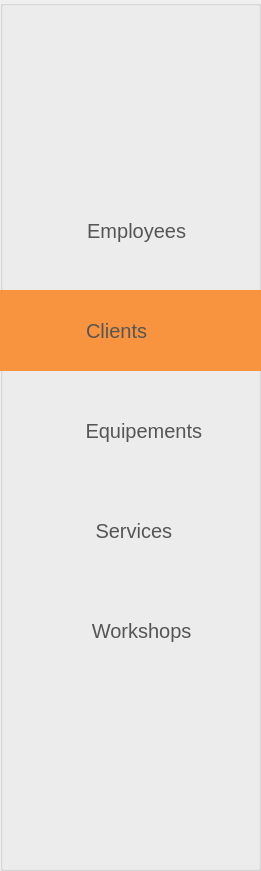
     <widget class="QGroupBox" name="groupBox_4">
      <property name="geometry">
       <rect>
        <x>-20</x>
        <y>-10</y>
        <width>261</width>
        <height>871</height>
       </rect>
      </property>
      <property name="styleSheet">
       <string notr="true">#groupBox_4{
background:white;}</string>
      </property>
      <property name="title">
       <string/>
      </property>
      <widget class="QLabel" name="label_35">
       <property name="geometry">
        <rect>
         <x>50</x>
         <y>50</y>
         <width>181</width>
         <height>81</height>
        </rect>
       </property>
       <property name="text">
        <string/>
       </property>
       <property name="pixmap">
        <pixmap resource="image.qrc">:/image/ressource/fix-it.png</pixmap>
       </property>
       <property name="scaledContents">
        <bool>true</bool>
       </property>
      </widget>
      <widget class="QPushButton" name="pushButton_29">
       <property name="geometry">
        <rect>
         <x>-20</x>
         <y>190</y>
         <width>291</width>
         <height>81</height>
        </rect>
       </property>
       <property name="styleSheet">
        <string notr="true">#pushButton_29{
  text-decoration: none;
  border:none;
  font-size: 20px;
  color: #555;

}
#pushButton_29:hover{
 background-color: #e9ecef;

}</string>
       </property>
       <property name="text">
        <string>    Employees</string>
       </property>
       <property name="icon">
        <iconset resource="image.qrc">
         <normaloff>:/image/ressource/gestion des employes.png</normaloff>:/image/ressource/gestion des employes.png</iconset>
       </property>
       <property name="iconSize">
        <size>
         <width>50</width>
         <height>50</height>
        </size>
       </property>
      </widget>
      <widget class="QPushButton" name="pushButton_30">
       <property name="geometry">
        <rect>
         <x>-60</x>
         <y>290</y>
         <width>331</width>
         <height>81</height>
        </rect>
       </property>
       <property name="styleSheet">
        <string notr="true">#pushButton_30{
  text-decoration: none;
  border:none;
  font-size: 20px;
  color: #555;
background-color:#F8943F;
}
#pushButton_30:hover{
 background-color: #dd914f;
}</string>
       </property>
       <property name="text">
        <string>    Clients</string>
       </property>
       <property name="icon">
        <iconset resource="image.qrc">
         <normaloff>:/image/ressource/gestion des clients.png</normaloff>:/image/ressource/gestion des clients.png</iconset>
       </property>
       <property name="iconSize">
        <size>
         <width>50</width>
         <height>50</height>
        </size>
       </property>
      </widget>
      <widget class="QPushButton" name="pushButton_31">
       <property name="geometry">
        <rect>
         <x>-10</x>
         <y>390</y>
         <width>291</width>
         <height>81</height>
        </rect>
       </property>
       <property name="styleSheet">
        <string notr="true">#pushButton_31
{
  text-decoration: none;
  border:none;
  font-size: 20px;
  color: #555;
}
#pushButton_31:hover{
 background-color: #e9ecef;
}</string>
       </property>
       <property name="text">
        <string>   Equipements</string>
       </property>
       <property name="icon">
        <iconset resource="image.qrc">
         <normaloff>:/image/ressource/gestion des equipements.png</normaloff>:/image/ressource/gestion des equipements.png</iconset>
       </property>
       <property name="iconSize">
        <size>
         <width>50</width>
         <height>50</height>
        </size>
       </property>
      </widget>
      <widget class="QPushButton" name="pushButton_32">
       <property name="geometry">
        <rect>
         <x>-20</x>
         <y>490</y>
         <width>291</width>
         <height>81</height>
        </rect>
       </property>
       <property name="styleSheet">
        <string notr="true">#pushButton_32
{
  text-decoration: none;
  border:none;
  font-size: 20px;
  color: #555;
}
#pushButton_33:hover{
 background-color: #e9ecef;
}</string>
       </property>
       <property name="text">
        <string>    Services </string>
       </property>
       <property name="icon">
        <iconset resource="image.qrc">
         <normaloff>:/image/ressource/gestion des services.png</normaloff>:/image/ressource/gestion des services.png</iconset>
       </property>
       <property name="iconSize">
        <size>
         <width>50</width>
         <height>50</height>
        </size>
       </property>
      </widget>
      <widget class="QPushButton" name="pushButton_33">
       <property name="geometry">
        <rect>
         <x>-20</x>
         <y>590</y>
         <width>301</width>
         <height>81</height>
        </rect>
       </property>
       <property name="styleSheet">
        <string notr="true">#pushButton_33
{
  text-decoration: none;
  border:none;
  font-size: 20px;
  color: #555;
}
#pushButton_33:hover{
 background-color: #e9ecef;
}</string>
       </property>
       <property name="text">
        <string>    Workshops</string>
       </property>
       <property name="icon">
        <iconset resource="image.qrc">
         <normaloff>:/image/ressource/gestion des ateliers.png</normaloff>:/image/ressource/gestion des ateliers.png</iconset>
       </property>
       <property name="iconSize">
        <size>
         <width>50</width>
         <height>50</height>
        </size>
       </property>
      </widget>
     </widget>
